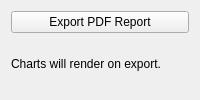
<?xml version="1.0" encoding="UTF-8"?>
<ui version="4.0">
 <class>ReportsPage</class>
 <widget class="QWidget" name="ReportsPage">
  <layout class="QVBoxLayout" name="verticalLayout">
   <item>
    <widget class="QPushButton" name="btnExportPdf">
     <property name="text"><string>Export PDF Report</string></property>
    </widget>
   </item>
   <item>
    <widget class="QLabel" name="labelCharts">
     <property name="text"><string>Charts will render on export.</string></property>
    </widget>
   </item>
  </layout>
 </widget>
 <resources/>
 <connections/>
</ui>
